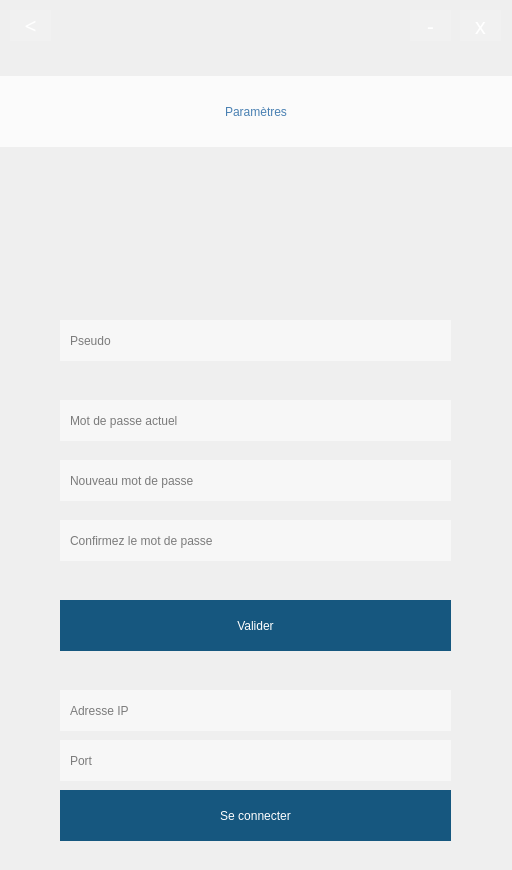
<?xml version="1.0" encoding="UTF-8"?>
<ui version="4.0">
 <class>BabelSetting</class>
 <widget class="QWidget" name="BabelSetting">
  <property name="geometry">
   <rect>
    <x>0</x>
    <y>0</y>
    <width>512</width>
    <height>870</height>
   </rect>
  </property>
  <property name="contextMenuPolicy">
   <enum>Qt::NoContextMenu</enum>
  </property>
  <property name="windowTitle">
   <string>Paramètre</string>
  </property>
  <property name="styleSheet">
   <string notr="true">background-image: url(:/background_setting.jpg);</string>
  </property>
  <widget class="QPushButton" name="back">
   <property name="geometry">
    <rect>
     <x>10</x>
     <y>10</y>
     <width>41</width>
     <height>31</height>
    </rect>
   </property>
   <property name="font">
    <font>
     <family>Small Fonts</family>
     <pointsize>16</pointsize>
    </font>
   </property>
   <property name="styleSheet">
    <string notr="true">background: none;
border: none;
background-color: rgba(255, 255, 255, 32);
color: rgb(255, 255, 255);
</string>
   </property>
   <property name="text">
    <string>&lt;</string>
   </property>
  </widget>
  <widget class="QPushButton" name="minimize">
   <property name="geometry">
    <rect>
     <x>410</x>
     <y>10</y>
     <width>41</width>
     <height>31</height>
    </rect>
   </property>
   <property name="font">
    <font>
     <family>Small Fonts</family>
     <pointsize>16</pointsize>
    </font>
   </property>
   <property name="styleSheet">
    <string notr="true">background: none;
border: none;
background-color: rgba(255, 255, 255, 32);
color: rgb(255, 255, 255);
</string>
   </property>
   <property name="text">
    <string>-</string>
   </property>
  </widget>
  <widget class="QPushButton" name="close">
   <property name="geometry">
    <rect>
     <x>460</x>
     <y>10</y>
     <width>41</width>
     <height>31</height>
    </rect>
   </property>
   <property name="font">
    <font>
     <family>Small Fonts</family>
     <pointsize>16</pointsize>
    </font>
   </property>
   <property name="styleSheet">
    <string notr="true">background: none;
border: none;
background-color: rgba(255, 255, 255, 32);
color: rgb(255, 255, 255);</string>
   </property>
   <property name="text">
    <string>x</string>
   </property>
  </widget>
  <widget class="QLabel" name="title">
   <property name="geometry">
    <rect>
     <x>0</x>
     <y>76</y>
     <width>512</width>
     <height>71</height>
    </rect>
   </property>
   <property name="styleSheet">
    <string notr="true">background: none;
background-color: rgba(255, 255, 255, 192);
font: 28pt &quot;Open Sans Light&quot;;
color: rgba(15, 87, 154, 192);

</string>
   </property>
   <property name="text">
    <string>Paramètres</string>
   </property>
   <property name="alignment">
    <set>Qt::AlignCenter</set>
   </property>
  </widget>
  <widget class="QLineEdit" name="pseudoEdit">
   <property name="geometry">
    <rect>
     <x>60</x>
     <y>320</y>
     <width>391</width>
     <height>41</height>
    </rect>
   </property>
   <property name="styleSheet">
    <string notr="true">background: none;
border: none;
background-color: rgba(255, 255, 255, 128);
color: rgb(0, 0, 0);
font: 10pt &quot;Verdana&quot;;
padding: 8px;

      </string>
   </property>
   <property name="placeholderText">
    <string>Pseudo</string>
   </property>
  </widget>
  <widget class="QLineEdit" name="pwdEdit1">
   <property name="geometry">
    <rect>
     <x>60</x>
     <y>400</y>
     <width>391</width>
     <height>41</height>
    </rect>
   </property>
   <property name="styleSheet">
    <string notr="true">background: none;
border: none;
background-color: rgba(255, 255, 255, 128);
color: #000;
font: 10pt &quot;Verdana&quot;;
lineedit-password-character: 9679;
padding: 8px;
      </string>
   </property>
   <property name="placeholderText">
    <string>Mot de passe actuel</string>
   </property>
  </widget>
  <widget class="QLineEdit" name="pwdEdit2">
   <property name="geometry">
    <rect>
     <x>60</x>
     <y>460</y>
     <width>391</width>
     <height>41</height>
    </rect>
   </property>
   <property name="styleSheet">
    <string notr="true">background: none;
border: none;
background-color: rgba(255, 255, 255, 128);
color: #000;
font: 10pt &quot;Verdana&quot;;
lineedit-password-character: 9679;
padding: 8px;
      </string>
   </property>
   <property name="placeholderText">
    <string>Nouveau mot de passe</string>
   </property>
  </widget>
  <widget class="QPushButton" name="ok">
   <property name="geometry">
    <rect>
     <x>60</x>
     <y>600</y>
     <width>391</width>
     <height>51</height>
    </rect>
   </property>
   <property name="styleSheet">
    <string notr="true">background: none;
background-color: rgb(22, 87, 127);
color: rgb(255, 255, 255);
font: 12pt &quot;Verdana&quot;;
border-style: outset;
      </string>
   </property>
   <property name="text">
    <string>Valider</string>
   </property>
  </widget>
  <widget class="QLineEdit" name="pwdEdit3">
   <property name="geometry">
    <rect>
     <x>60</x>
     <y>520</y>
     <width>391</width>
     <height>41</height>
    </rect>
   </property>
   <property name="styleSheet">
    <string notr="true">background: none;
border: none;
background-color: rgba(255, 255, 255, 128);
color: #000;
font: 10pt &quot;Verdana&quot;;
lineedit-password-character: 9679;
padding: 8px;
      </string>
   </property>
   <property name="placeholderText">
    <string>Confirmez le mot de passe</string>
   </property>
  </widget>
  <widget class="QLineEdit" name="addrEdit">
   <property name="geometry">
    <rect>
     <x>60</x>
     <y>690</y>
     <width>391</width>
     <height>41</height>
    </rect>
   </property>
   <property name="styleSheet">
    <string notr="true">background: none;
border: none;
background-color: rgba(255, 255, 255, 128);
color: rgb(0, 0, 0);
font: 10pt &quot;Verdana&quot;;
padding: 8px;

      </string>
   </property>
   <property name="placeholderText">
    <string>Adresse IP</string>
   </property>
  </widget>
  <widget class="QLineEdit" name="portEdit">
   <property name="geometry">
    <rect>
     <x>60</x>
     <y>740</y>
     <width>391</width>
     <height>41</height>
    </rect>
   </property>
   <property name="styleSheet">
    <string notr="true">background: none;
border: none;
background-color: rgba(255, 255, 255, 128);
color: rgb(0, 0, 0);
font: 10pt &quot;Verdana&quot;;
padding: 8px;

      </string>
   </property>
   <property name="placeholderText">
    <string>Port</string>
   </property>
  </widget>
  <widget class="QPushButton" name="connexion">
   <property name="geometry">
    <rect>
     <x>60</x>
     <y>790</y>
     <width>391</width>
     <height>51</height>
    </rect>
   </property>
   <property name="styleSheet">
    <string notr="true">background: none;
background-color: rgb(22, 87, 127);
color: rgb(255, 255, 255);
font: 12pt &quot;Verdana&quot;;
border-style: outset;
      </string>
   </property>
   <property name="text">
    <string>Se connecter</string>
   </property>
  </widget>
 </widget>
 <resources>
  <include location="../resources/BabelMainWindow.qrc"/>
 </resources>
 <connections>
  <connection>
   <sender>back</sender>
   <signal>clicked()</signal>
   <receiver>BabelSetting</receiver>
   <slot>hide()</slot>
   <hints>
    <hint type="sourcelabel">
     <x>30</x>
     <y>25</y>
    </hint>
    <hint type="destinationlabel">
     <x>255</x>
     <y>434</y>
    </hint>
   </hints>
  </connection>
  <connection>
   <sender>minimize</sender>
   <signal>clicked()</signal>
   <receiver>BabelSetting</receiver>
   <slot>showMinimized()</slot>
   <hints>
    <hint type="sourcelabel">
     <x>430</x>
     <y>25</y>
    </hint>
    <hint type="destinationlabel">
     <x>255</x>
     <y>434</y>
    </hint>
   </hints>
  </connection>
  <connection>
   <sender>close</sender>
   <signal>clicked()</signal>
   <receiver>BabelSetting</receiver>
   <slot>close()</slot>
   <hints>
    <hint type="sourcelabel">
     <x>480</x>
     <y>25</y>
    </hint>
    <hint type="destinationlabel">
     <x>255</x>
     <y>434</y>
    </hint>
   </hints>
  </connection>
 </connections>
</ui>
